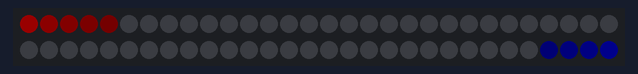
A sketch run on a simulated Arduino Uno, built with avr-gcc and run on an emulated ATmega328P. On the bench: 60 RGB LEDs in strip order, left to right, continuing on the next row. Dim RGB values are drawn brighter than linear.

Above: at 0.01 s.
At 3.71 s:
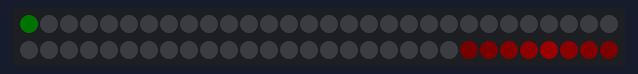
At 6.35 s:
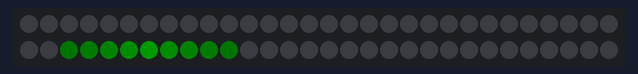
At 7.81 s:
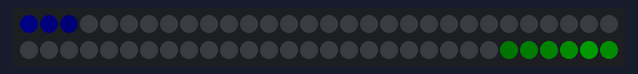
At 9.53 s:
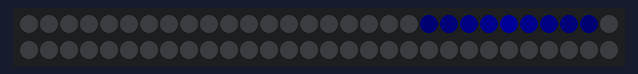
At 12.7 s:
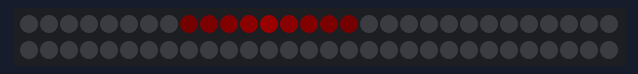

Measured:
- by itself, everything shown: repeats every 11.9 s, in 180 steps

The sketch:

nine_LED_3_colour_snail.ino
```cpp
/*
 * light_ws2812 example
 * Fade LEDs in R, G, B order; demonstrate functions for changing color order.
 *
 * Created: September 6, 2014
 * Author: Windell Oskay (www.evilmadscientist.com)
 */

#include <WS2812.h>

#define outputPin 7  // Digital output pin (default: 7)
#define LEDCount 60   // Number of LEDs to drive (default: 9)


WS2812 LED(LEDCount);
cRGB value;

byte intensity;
byte sign;
int ledToLight = 0;

void setup() {
    LED.setOutput(outputPin); // Digital Pin 7

  /* You may uncomment one of the following three lines to switch
  to a different data transmission sequence for your addressable LEDs.
  (These functions can be used at any point in your program as needed.)   */

  LED.setColorOrderRGB();  // Uncomment for RGB color order
  //LED.setColorOrderBRG();  // Uncomment for BRG color order
  //LED.setColorOrderGRB();  // Uncomment for GRB color order (Default; will be used if none other is defined.)

  intensity = 25;
}

void loop() {
  byte i = 0;

  while (i < LEDCount){
    if (abs((i + (3 * LEDCount)) - (ledToLight % (3 * LEDCount))) < 5) { // Green entry
      value.r = (int) (intensity * exp(-abs((i + (3 * LEDCount)) - (ledToLight % (3 * LEDCount)))  / 1.5));
      value.g = 0;
      value.b = 0;

    } else if (abs(i - (ledToLight % (3 * LEDCount))) < 5) { // Green standard
      value.r = (int) (intensity * exp(-abs(i - (ledToLight % (3 * LEDCount)))  / 1.5));
      value.g = 0;
      value.b = 0;

    } else if (abs(i - ((ledToLight % (3 * LEDCount)) - LEDCount)) < 5) { // Red standard
      value.r = 0;
      value.g = (int) (intensity * exp(-abs(i - ((ledToLight % (3 * LEDCount)) - LEDCount))  / 1.5));
      value.b = 0;

    } else if (abs(i - ((ledToLight % (3 * LEDCount)) - (2 * LEDCount))) < 5) { // Blue standard
      value.r = 0;
      value.g = 0;
      value.b = (int) (intensity * exp(-abs(i - ((ledToLight % (3 * LEDCount)) - (2 * LEDCount)))  / 1.5));

    } else if (abs((i - LEDCount) - (ledToLight % LEDCount)) < 5) { // Blue exit
      value.r = 0;
      value.g = 0;
      value.b = (int) (intensity * exp(-abs((i - LEDCount) - (ledToLight % LEDCount))  / 1.5));

    } else {
      value.r = 0;
      value.g = 0;
      value.b = 0;
    }

    LED.set_crgb_at(i, value); // Set value at LED found at index 0
    i++;
  }
  ledToLight = (ledToLight + 1) % (3 * LEDCount);

  LED.sync(); // Sends the data to the LEDs
  delay(60); // Wait (ms)
}
```
